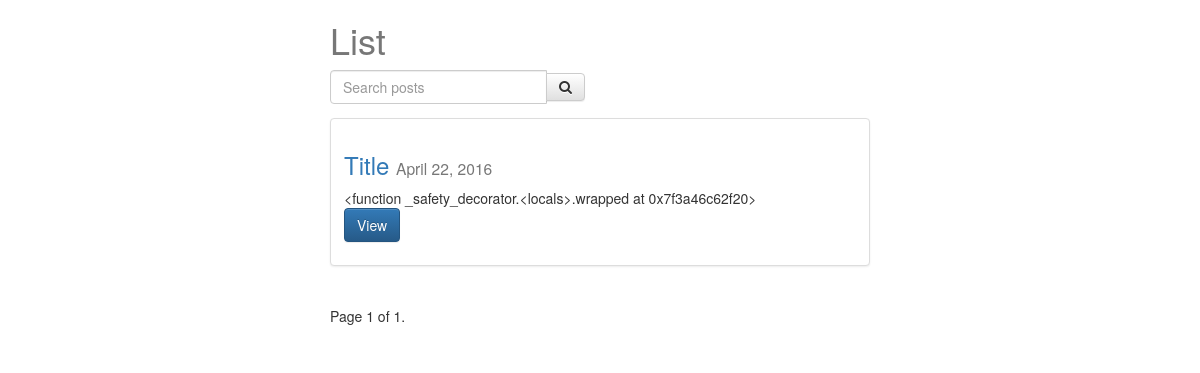
/posts/, run on an earlier commit of the app's database.
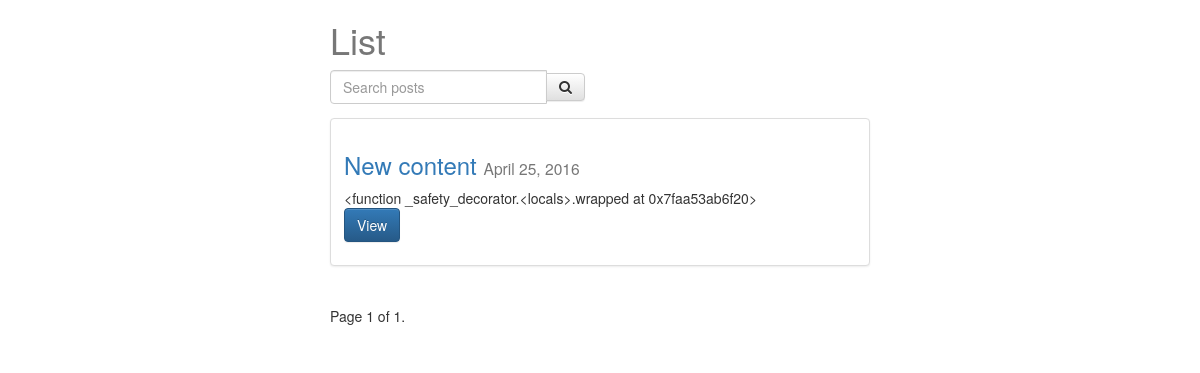
And on a later commit of the database.
### posts/models.py (models this page shows, shortened)
class Post(models.Model):
	user = models.ForeignKey(settings.AUTH_USER_MODEL, default=1)
	title = models.CharField(max_length=200)
	slug = models.SlugField(unique=True)
	image = models.ImageField(upload_to=upload_location, null=True, blank=True, height_field="height_field", width_field="width_field")
	height_field = models.IntegerField(default=0)
	width_field = models.IntegerField(default=0)
	content = models.TextField()
	draft = models.BooleanField(default=False)
	publish = models.DateField(auto_now=False, auto_now_add=False)
	read_time = models.TimeField(null=True, blank=True)
	updated = models.DateTimeField(auto_now=True, auto_now_add=False)
	timestamp = models.DateTimeField(auto_now=False, auto_now_add=True)
	objects = PostManager()
	def get_absolute_url(self):
		return reverse("posts:detail", kwargs={'slug': self.slug})
	class Meta:
		ordering = ["-timestamp","-updated"]
	def get_markdown(self):
		content = self.content
		markdown_text = markdown(content)
		return mark_safe(markdown_text)

### posts/views.py (the view, shortened to what this page needs)
def post_list(request):
	today = timezone.now().date()
	queryset_list = Post.objects.active() #.order_by("-timestamp")
	if request.user.is_staff or request.user.is_superuser:
		queryset_list = Post.objects.all()
	query = request.GET.get("q")
	paginator = Paginator(queryset_list, 8) # Show 25 contacts per page
	page_request_var = "page"
	page = request.GET.get(page_request_var)
	try:
		queryset = paginator.page(page)
	except PageNotAnInteger:
		queryset = paginator.page(1)
	except EmptyPage:
		queryset = paginator.page(paginator.num_pages)
	context = {
		"object_list": queryset,
		"title": "List",
		"page_request_var": page_request_var,
		"today": today,
	}
	return render(request, "post_list.html", context)

### posts/models.py (called while the page is built)
	def active(self, *args, **kwargs):
		return super(PostManager, self).filter(draft=False).filter(publish__lte=timezone.now())

### templates/post_list.html (shortened to what this page needs)
{% extends "base.html" %}
{% block content %}
<div class='col-sm-6 col-sm-offset-3'>
    <h1>{{ title }}</h1>
<form method='GET' action='' class='row'>
<div class='col-sm-6'>
    <div class='input-group'>
        <input class='form-control' type='text' name='q' placeholder='Search posts' value='{{ request.GET.q }}'/>
        <span class='input-group-btn'>
            <button class="btn btn-default" type='submit'><i class='fa fa-search'></i></button>
        </span>
    </div>
</div>
</form>
{% for obj in object_list %}
<div class="row">
  <div class="col-sm-12">
    <div class="thumbnail">
      <div class="caption post-deatil-item">
        <h3><a href='{{ obj.get_absolute_url }}'>{{ obj.title }}</a> <small>{{ obj.publish }}</small></h3>
        {{ obj.get_markdown|truncatewords:7 }}
        <p><a href="{{ obj.get_absolute_url }}" class="btn btn-primary" role="button">View</a></p>
      </div>
    </div>
  </div>
</div>
{% endfor %}
<div class="pagination">
    <span class="step-links">
        <span class="current">
            Page {{ object_list.number }} of {{ object_list.paginator.num_pages }}.
        </span>
    </span>
</div>
</div>
{% endblock content %}

### templates/base.html (shortened to what this page needs)
{% load staticfiles %}
<html>
<head>
<link rel="stylesheet" href="https://maxcdn.bootstrapcdn.com/bootstrap/3.3.6/css/bootstrap.min.css">
<link rel="stylesheet" href="https://maxcdn.bootstrapcdn.com/bootstrap/3.3.6/css/bootstrap-theme.min.css">
<link rel='stylesheet' href='https://maxcdn.bootstrapcdn.com/font-awesome/4.5.0/css/font-awesome.min.css' >
<link rel='stylesheet' href='{% static "css/base.css" %}' />
</head>
<body>
<div class='container'>
{% block content %}{% endblock content %}
</div>
</body>
</html>

### posts/static/css/base.css (style rules this page uses)
h1 { color: #777777; }

What changed in the data, as far as the page shows it:
removed Post: title "Title", publish "April 22, 2016", get_markdown "<function _safety_decorator.<locals>.wrapped at 0x7f3a46c62f20>"
added Post: title "New content", publish "April 25, 2016", get_markdown "<function _safety_decorator.<locals>.wrapped at 0x7faa53ab6f20>"
